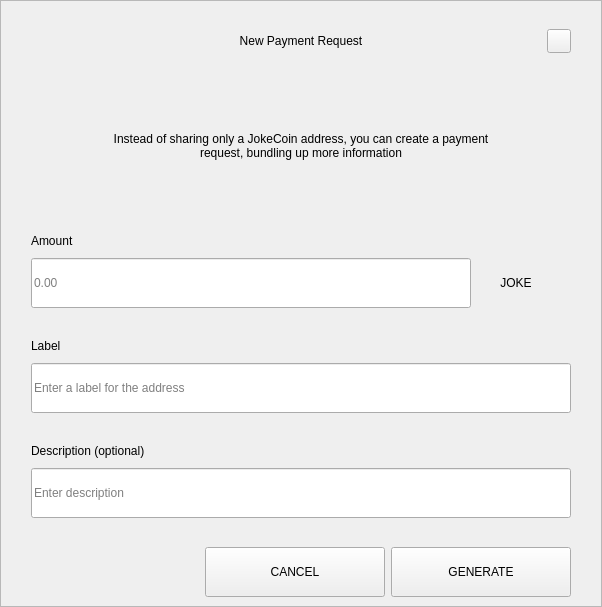
<?xml version="1.0" encoding="UTF-8"?>
<ui version="4.0">
 <class>RequestDialog</class>
 <widget class="QDialog" name="RequestDialog">
  <property name="geometry">
   <rect>
    <x>0</x>
    <y>0</y>
    <width>602</width>
    <height>607</height>
   </rect>
  </property>
  <property name="windowTitle">
   <string>Dialog</string>
  </property>
  <layout class="QVBoxLayout" name="verticalLayout_5">
   <property name="spacing">
    <number>0</number>
   </property>
   <property name="leftMargin">
    <number>0</number>
   </property>
   <property name="topMargin">
    <number>0</number>
   </property>
   <property name="rightMargin">
    <number>0</number>
   </property>
   <property name="bottomMargin">
    <number>0</number>
   </property>
   <item>
    <widget class="QFrame" name="frame">
     <property name="styleSheet">
      <string notr="true"/>
     </property>
     <property name="frameShape">
      <enum>QFrame::StyledPanel</enum>
     </property>
     <property name="frameShadow">
      <enum>QFrame::Raised</enum>
     </property>
     <layout class="QVBoxLayout" name="verticalLayout_4" stretch="1,0,0">
      <property name="spacing">
       <number>0</number>
      </property>
      <property name="leftMargin">
       <number>30</number>
      </property>
      <property name="topMargin">
       <number>20</number>
      </property>
      <property name="rightMargin">
       <number>30</number>
      </property>
      <property name="bottomMargin">
       <number>0</number>
      </property>
      <item>
       <layout class="QHBoxLayout" name="horizontalLayout_3">
        <property name="spacing">
         <number>0</number>
        </property>
        <item>
         <spacer name="horizontalSpacer_21">
          <property name="orientation">
           <enum>Qt::Horizontal</enum>
          </property>
          <property name="sizeHint" stdset="0">
           <size>
            <width>40</width>
            <height>20</height>
           </size>
          </property>
         </spacer>
        </item>
        <item>
         <widget class="QLabel" name="labelTitle">
          <property name="minimumSize">
           <size>
            <width>0</width>
            <height>40</height>
           </size>
          </property>
          <property name="maximumSize">
           <size>
            <width>16777215</width>
            <height>40</height>
           </size>
          </property>
          <property name="styleSheet">
           <string notr="true">padding-left:24px;</string>
          </property>
          <property name="text">
           <string>New Payment Request</string>
          </property>
          <property name="alignment">
           <set>Qt::AlignCenter</set>
          </property>
          <property name="margin">
           <number>7</number>
          </property>
         </widget>
        </item>
        <item>
         <spacer name="horizontalSpacer">
          <property name="orientation">
           <enum>Qt::Horizontal</enum>
          </property>
          <property name="sizeHint" stdset="0">
           <size>
            <width>40</width>
            <height>20</height>
           </size>
          </property>
         </spacer>
        </item>
        <item>
         <widget class="QPushButton" name="btnEsc">
          <property name="minimumSize">
           <size>
            <width>24</width>
            <height>24</height>
           </size>
          </property>
          <property name="maximumSize">
           <size>
            <width>24</width>
            <height>24</height>
           </size>
          </property>
          <property name="focusPolicy">
           <enum>Qt::NoFocus</enum>
          </property>
          <property name="text">
           <string/>
          </property>
         </widget>
        </item>
       </layout>
      </item>
      <item>
       <widget class="QStackedWidget" name="stack">
        <property name="minimumSize">
         <size>
          <width>540</width>
          <height>0</height>
         </size>
        </property>
        <property name="maximumSize">
         <size>
          <width>540</width>
          <height>16777215</height>
         </size>
        </property>
        <property name="currentIndex">
         <number>0</number>
        </property>
        <widget class="QWidget" name="page_1">
         <property name="minimumSize">
          <size>
           <width>540</width>
           <height>0</height>
          </size>
         </property>
         <property name="maximumSize">
          <size>
           <width>540</width>
           <height>16777215</height>
          </size>
         </property>
         <layout class="QVBoxLayout" name="layout1">
          <property name="spacing">
           <number>0</number>
          </property>
          <property name="leftMargin">
           <number>0</number>
          </property>
          <property name="topMargin">
           <number>0</number>
          </property>
          <property name="rightMargin">
           <number>0</number>
          </property>
          <property name="bottomMargin">
           <number>0</number>
          </property>
          <item>
           <spacer name="verticalSpacer_21">
            <property name="orientation">
             <enum>Qt::Vertical</enum>
            </property>
            <property name="sizeType">
             <enum>QSizePolicy::Fixed</enum>
            </property>
            <property name="sizeHint" stdset="0">
             <size>
              <width>20</width>
              <height>30</height>
             </size>
            </property>
           </spacer>
          </item>
          <item alignment="Qt::AlignHCenter">
           <widget class="QLabel" name="labelMessage">
            <property name="minimumSize">
             <size>
              <width>400</width>
              <height>50</height>
             </size>
            </property>
            <property name="text">
             <string>Instead of sharing only a JokeCoin address, you can create a payment request, bundling up more information</string>
            </property>
            <property name="alignment">
             <set>Qt::AlignCenter</set>
            </property>
            <property name="wordWrap">
             <bool>true</bool>
            </property>
           </widget>
          </item>
          <item alignment="Qt::AlignBottom">
           <widget class="QWidget" name="containerAmount" native="true">
            <layout class="QVBoxLayout" name="verticalLayout">
             <property name="spacing">
              <number>9</number>
             </property>
             <property name="leftMargin">
              <number>0</number>
             </property>
             <property name="topMargin">
              <number>0</number>
             </property>
             <property name="rightMargin">
              <number>0</number>
             </property>
             <property name="bottomMargin">
              <number>0</number>
             </property>
             <item>
              <widget class="QLabel" name="labelSubtitleAmount">
               <property name="minimumSize">
                <size>
                 <width>350</width>
                 <height>16</height>
                </size>
               </property>
               <property name="maximumSize">
                <size>
                 <width>16777215</width>
                 <height>16</height>
                </size>
               </property>
               <property name="text">
                <string>Amount</string>
               </property>
              </widget>
             </item>
             <item alignment="Qt::AlignTop">
              <widget class="QWidget" name="layoutAmount" native="true">
               <layout class="QHBoxLayout" name="horizontalLayout" stretch="2,0">
                <property name="spacing">
                 <number>0</number>
                </property>
                <property name="leftMargin">
                 <number>0</number>
                </property>
                <property name="topMargin">
                 <number>0</number>
                </property>
                <property name="rightMargin">
                 <number>0</number>
                </property>
                <property name="bottomMargin">
                 <number>0</number>
                </property>
                <item>
                 <widget class="QLineEdit" name="lineEditAmount">
                  <property name="minimumSize">
                   <size>
                    <width>0</width>
                    <height>50</height>
                   </size>
                  </property>
                  <property name="maximumSize">
                   <size>
                    <width>16777215</width>
                    <height>50</height>
                   </size>
                  </property>
                  <property name="placeholderText">
                   <string notr="true">0.00</string>
                  </property>
                 </widget>
                </item>
                <item>
                 <widget class="QWidget" name="comboContainer" native="true">
                  <property name="minimumSize">
                   <size>
                    <width>100</width>
                    <height>50</height>
                   </size>
                  </property>
                  <property name="maximumSize">
                   <size>
                    <width>16777215</width>
                    <height>50</height>
                   </size>
                  </property>
                  <layout class="QHBoxLayout" name="horizontalLayout_31">
                   <property name="spacing">
                    <number>0</number>
                   </property>
                   <property name="leftMargin">
                    <number>0</number>
                   </property>
                   <property name="topMargin">
                    <number>0</number>
                   </property>
                   <property name="rightMargin">
                    <number>10</number>
                   </property>
                   <property name="bottomMargin">
                    <number>0</number>
                   </property>
                   <item>
                    <widget class="QLabel" name="comboBoxCoin">
                     <property name="text">
                      <string>JOKE</string>
                     </property>
                     <property name="alignment">
                      <set>Qt::AlignCenter</set>
                     </property>
                    </widget>
                   </item>
                  </layout>
                 </widget>
                </item>
               </layout>
              </widget>
             </item>
            </layout>
           </widget>
          </item>
          <item>
           <spacer name="verticalSpacer_31">
            <property name="orientation">
             <enum>Qt::Vertical</enum>
            </property>
            <property name="sizeType">
             <enum>QSizePolicy::Fixed</enum>
            </property>
            <property name="sizeHint" stdset="0">
             <size>
              <width>20</width>
              <height>30</height>
             </size>
            </property>
           </spacer>
          </item>
          <item>
           <layout class="QVBoxLayout" name="verticalLayoutLabel">
            <property name="spacing">
             <number>9</number>
            </property>
            <item>
             <widget class="QLabel" name="labelSubtitleLabel">
              <property name="minimumSize">
               <size>
                <width>0</width>
                <height>16</height>
               </size>
              </property>
              <property name="maximumSize">
               <size>
                <width>16777215</width>
                <height>16</height>
               </size>
              </property>
              <property name="text">
               <string>Label</string>
              </property>
             </widget>
            </item>
            <item>
             <widget class="QLineEdit" name="lineEditLabel">
              <property name="minimumSize">
               <size>
                <width>0</width>
                <height>50</height>
               </size>
              </property>
              <property name="maximumSize">
               <size>
                <width>16777215</width>
                <height>50</height>
               </size>
              </property>
              <property name="placeholderText">
               <string>Enter a label for the address</string>
              </property>
             </widget>
            </item>
           </layout>
          </item>
          <item>
           <spacer name="verticalSpacer_34">
            <property name="orientation">
             <enum>Qt::Vertical</enum>
            </property>
            <property name="sizeType">
             <enum>QSizePolicy::Fixed</enum>
            </property>
            <property name="sizeHint" stdset="0">
             <size>
              <width>20</width>
              <height>30</height>
             </size>
            </property>
           </spacer>
          </item>
          <item>
           <layout class="QVBoxLayout" name="verticalLayoutDescription">
            <property name="spacing">
             <number>9</number>
            </property>
            <item>
             <widget class="QLabel" name="labelSubtitleDescription">
              <property name="minimumSize">
               <size>
                <width>0</width>
                <height>16</height>
               </size>
              </property>
              <property name="maximumSize">
               <size>
                <width>16777215</width>
                <height>16</height>
               </size>
              </property>
              <property name="text">
               <string>Description (optional)</string>
              </property>
             </widget>
            </item>
            <item>
             <widget class="QLineEdit" name="lineEditDescription">
              <property name="minimumSize">
               <size>
                <width>0</width>
                <height>50</height>
               </size>
              </property>
              <property name="maximumSize">
               <size>
                <width>16777215</width>
                <height>50</height>
               </size>
              </property>
              <property name="placeholderText">
               <string>Enter description</string>
              </property>
             </widget>
            </item>
            <item>
             <spacer name="verticalSpacer_4">
              <property name="orientation">
               <enum>Qt::Vertical</enum>
              </property>
              <property name="sizeType">
               <enum>QSizePolicy::Fixed</enum>
              </property>
              <property name="sizeHint" stdset="0">
               <size>
                <width>20</width>
                <height>20</height>
               </size>
              </property>
             </spacer>
            </item>
           </layout>
          </item>
         </layout>
        </widget>
        <widget class="QWidget" name="page_2">
         <layout class="QVBoxLayout" name="layout2">
          <item>
           <spacer name="verticalSpacer_5">
            <property name="orientation">
             <enum>Qt::Vertical</enum>
            </property>
            <property name="sizeType">
             <enum>QSizePolicy::Fixed</enum>
            </property>
            <property name="sizeHint" stdset="0">
             <size>
              <width>20</width>
              <height>50</height>
             </size>
            </property>
           </spacer>
          </item>
          <item alignment="Qt::AlignHCenter">
           <widget class="QLabel" name="labelQrImg">
            <property name="minimumSize">
             <size>
              <width>260</width>
              <height>260</height>
             </size>
            </property>
            <property name="maximumSize">
             <size>
              <width>260</width>
              <height>260</height>
             </size>
            </property>
            <property name="text">
             <string/>
            </property>
            <property name="alignment">
             <set>Qt::AlignCenter</set>
            </property>
           </widget>
          </item>
          <item>
           <spacer name="verticalSpacer_2">
            <property name="orientation">
             <enum>Qt::Vertical</enum>
            </property>
            <property name="sizeType">
             <enum>QSizePolicy::Fixed</enum>
            </property>
            <property name="sizeHint" stdset="0">
             <size>
              <width>20</width>
              <height>30</height>
             </size>
            </property>
           </spacer>
          </item>
          <item alignment="Qt::AlignHCenter">
           <widget class="QLabel" name="labelAddress">
            <property name="text">
             <string>D7VFR83SQbiezrW72hjcWJtcfip5krte2Z </string>
            </property>
           </widget>
          </item>
          <item>
           <spacer name="verticalSpacer_32">
            <property name="orientation">
             <enum>Qt::Vertical</enum>
            </property>
            <property name="sizeType">
             <enum>QSizePolicy::Expanding</enum>
            </property>
            <property name="sizeHint" stdset="0">
             <size>
              <width>20</width>
              <height>20</height>
             </size>
            </property>
           </spacer>
          </item>
          <item>
           <layout class="QHBoxLayout" name="horizontal">
            <property name="leftMargin">
             <number>20</number>
            </property>
            <property name="rightMargin">
             <number>20</number>
            </property>
            <property name="bottomMargin">
             <number>20</number>
            </property>
            <item>
             <spacer name="horizontalSpacer_4">
              <property name="orientation">
               <enum>Qt::Horizontal</enum>
              </property>
              <property name="sizeHint" stdset="0">
               <size>
                <width>40</width>
                <height>20</height>
               </size>
              </property>
             </spacer>
            </item>
            <item>
             <widget class="QPushButton" name="btnCopyAddress">
              <property name="minimumSize">
               <size>
                <width>180</width>
                <height>50</height>
               </size>
              </property>
              <property name="text">
               <string>COPY ADDRESS</string>
              </property>
             </widget>
            </item>
            <item>
             <widget class="QPushButton" name="btnCopyUrl">
              <property name="minimumSize">
               <size>
                <width>180</width>
                <height>50</height>
               </size>
              </property>
              <property name="text">
               <string>COPY URL</string>
              </property>
             </widget>
            </item>
            <item>
             <spacer name="horizontalSpacer_2">
              <property name="orientation">
               <enum>Qt::Horizontal</enum>
              </property>
              <property name="sizeHint" stdset="0">
               <size>
                <width>40</width>
                <height>20</height>
               </size>
              </property>
             </spacer>
            </item>
           </layout>
          </item>
         </layout>
        </widget>
       </widget>
      </item>
      <item>
       <widget class="QWidget" name="buttonsStack" native="true">
        <layout class="QHBoxLayout" name="horizontalLayout_5">
         <property name="leftMargin">
          <number>20</number>
         </property>
         <property name="rightMargin">
          <number>0</number>
         </property>
         <item>
          <spacer name="horizontalSpacer_41">
           <property name="orientation">
            <enum>Qt::Horizontal</enum>
           </property>
           <property name="sizeHint" stdset="0">
            <size>
             <width>40</width>
             <height>20</height>
            </size>
           </property>
          </spacer>
         </item>
         <item>
          <widget class="QPushButton" name="btnCancel">
           <property name="minimumSize">
            <size>
             <width>180</width>
             <height>50</height>
            </size>
           </property>
           <property name="focusPolicy">
            <enum>Qt::NoFocus</enum>
           </property>
           <property name="text">
            <string>CANCEL</string>
           </property>
          </widget>
         </item>
         <item>
          <widget class="QPushButton" name="btnSave">
           <property name="minimumSize">
            <size>
             <width>180</width>
             <height>50</height>
            </size>
           </property>
           <property name="focusPolicy">
            <enum>Qt::NoFocus</enum>
           </property>
           <property name="text">
            <string>GENERATE</string>
           </property>
          </widget>
         </item>
        </layout>
       </widget>
      </item>
     </layout>
    </widget>
   </item>
  </layout>
 </widget>
 <resources/>
 <connections/>
</ui>
